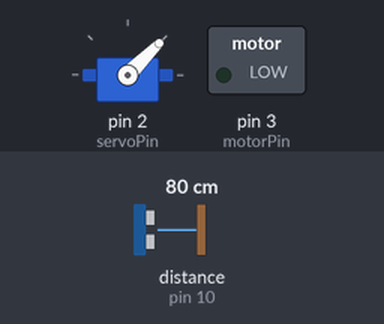
A program run on a simulated Arduino Uno, built with avr-gcc and run on an emulated ATmega328P. On the bench: servo, switched loads named in the program (green lamp = pin HIGH). Wiring (inferred from the names in the program): ultrasonic range finder: trigger pin 9; echo pin 10. The inputs (shaded band) are chosen by the test bench; at power-on: distance to the obstacle (sensor on pin 10) 80 cm. The echo pulse lasts 58.3 µs per cm; pins used as bus, display or sensor lines are not drawn.

Above: at 1.2 s.
1.3 s: distance to the obstacle (sensor on pin 10) set to 11 cm
2.8 s: distance to the obstacle (sensor on pin 10) set to 8 cm
At 3.6 s:
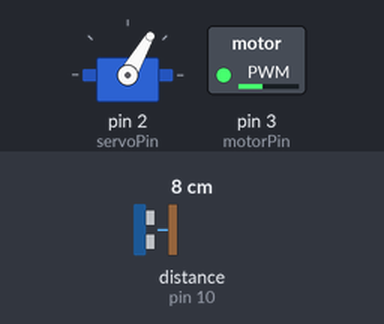
5.8 s: distance to the obstacle (sensor on pin 10) set to 4 cm
At 7.8 s:
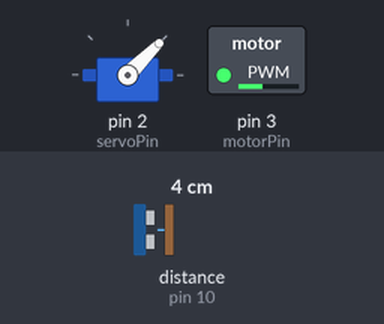
8.3 s: distance to the obstacle (sensor on pin 10) set to 9 cm
At 8.9 s:
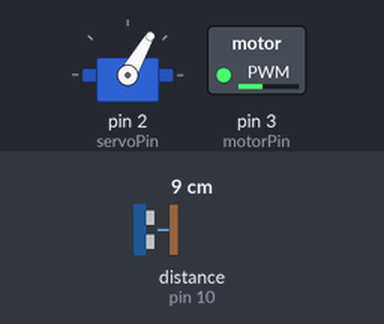
Timing chart, 0 to 11.8 s (numbered marks = the images above; inputs shaded):
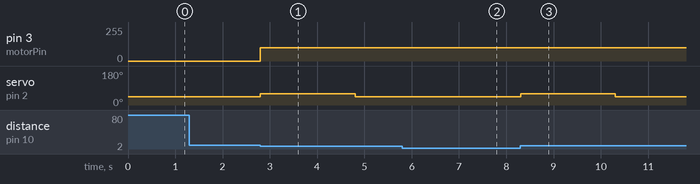

Measured:
- the behaviour switches between 10 and 9 cm on distance to the obstacle (sensor on pin 10) (found by bisection; images 0 and 1)
- the behaviour switches between 6 and 5 cm on distance to the obstacle (sensor on pin 10) (found by bisection; images 1 and 2)
- after the input at 1.3 s, every drawn part: stays the same
- after the input at 2.8 s, pin 3 (motorPin): 0/255 → 100/255 at once; servo on pin 2 (servoPin): 45° → 60° at once, → 45° 2.0 s later
- after the input at 5.8 s, servo on pin 2 (servoPin): stays 45° (without the input it goes to 60° after 1.0 s)
- after the input at 8.3 s, servo on pin 2 (servoPin): 45° → 60° at once, → 45° 2.0 s later

The program:

main.cpp
```cpp
/*
 * ANDRE Main code logic.
 */

#include <servo.h>
#include <Arduino.h>
// #include <PulseInZero.h>  // try Github repo to pulsein without delay

bool turned = false;

// Define pins numbers
const int motorPin = 3;
const int trigPin = 9;
const int echoPin = 10;
const int servoPin = 2;
const int IRPinLeft = 5;
const int IRPinRight = 6;

// Other constants
const int defaultServoAngle = 45; // Reference angle in which the wheels are aligned straight
const int maxServoAngleDelta = 15; // Maximum angle from straight in which the servo can comfortably rotate.

// Global variables to store data
long maximumRange = 30; // Maximum range threshold for sonar
long minimumRange = 5; // Minimum range threshold for sonar
long duration, distance; // Duration used to calculate distance
Servo servo;
int servoAngle = 0; // servo position in degrees

// Function prototypes
void turnAbs(int angle);
void turnRef(int angle);
void turnStraignt();
void getSonarData();
void avoidObject();
void changeMotorSpeed(int RPM);

// Initialize the Arduino
void setup() {
  Serial.begin(9600); // Output serial data specifier
  servo.attach(servoPin);

  turnStraight();

  pinMode(motorPin, OUTPUT);
  pinMode(trigPin, OUTPUT);
  pinMode(echoPin, INPUT);

  // set up PulseInZero, pass in callback function to be triggered
  // PulseInZero::setup(pulseInComplete);
  // PulseInZero::begin();
}

// Logic that runs continuosly
void loop() {

  getSonarData();

  if (distance < maximumRange && distance > minimumRange) {
    avoidObject();
  } else {
    turnStraight();
  }
}

void avoidObject() {
    // We've encountered an object. Turn right and slow down.
  turnRef(maxServoAngleDelta);
  changeMotorSpeed(100);
  delay(2000); // Delay a certain period of time for the car to complete a 90-degree turn.

  // We've completed an turn. Drive straight and keep straight until the left IR pin no longer detects the object.
  turnStraight();
  // while(digitalRead(IRPinLeft) == HIGH) delay(10);
  delay(2000);

  // We've avoided the object. Return to default state.
  turnRef(-maxServoAngleDelta);
  // changeMotorSpeed(200);
}

/*
 * Turns the servo a certain angle away from the straight angle.
 */
void turnRef(int angle){
  servo.write(defaultServoAngle + angle);
  turned = true;
}

/*
 * Turns the servo some absolute angle
 */
void turnAbs(int angle){
  servo.write(angle);
  turned = true;
}

/*
 * Turns the servo to its default straight position.
 */
void turnStraight() {
  servo.write(defaultServoAngle);
  turned = false;
}

/*
 * Changes the motor speed from an input bit
 */
void changeMotorSpeed(int speed8bit){
  // Cannot have values greater than 255 or less than 0.
  if (speed8bit > 255) speed8bit = 255;
  if (speed8bit < 0) speed8bit = 0;
  analogWrite(motorPin, speed8bit);
}

/**
 * Pules a wave in the sonar and retrieves the distance.
 */
void getSonarData() {
  digitalWrite(trigPin, LOW);
  delayMicroseconds(2);

  digitalWrite(trigPin, HIGH);
  delayMicroseconds(10);

  digitalWrite(trigPin, LOW);
  duration = pulseIn(echoPin, HIGH, 1000);

  //Calculate the distance (in cm) based on the speed of sound.
  distance = duration / 58.2;
}

/**
 * Pulse complete callback hanlder for PulseInZero
 * @param duration - pulse length in microseconds
 */
// void pulseInComplete(unsigned long duration){
//   // note: if you're detecting a lot of pulses a second it's probably best to remove the serial prints...
//   // (this function is triggered by an interrupt so the serial buffer can fill up and cause the program to hang)
//   Serial.print("pulse complete - duration: ");
//   Serial.print(duration);
//   Serial.println(" us");

//   PulseInZero::begin();  // Start listening again...

// }
```
